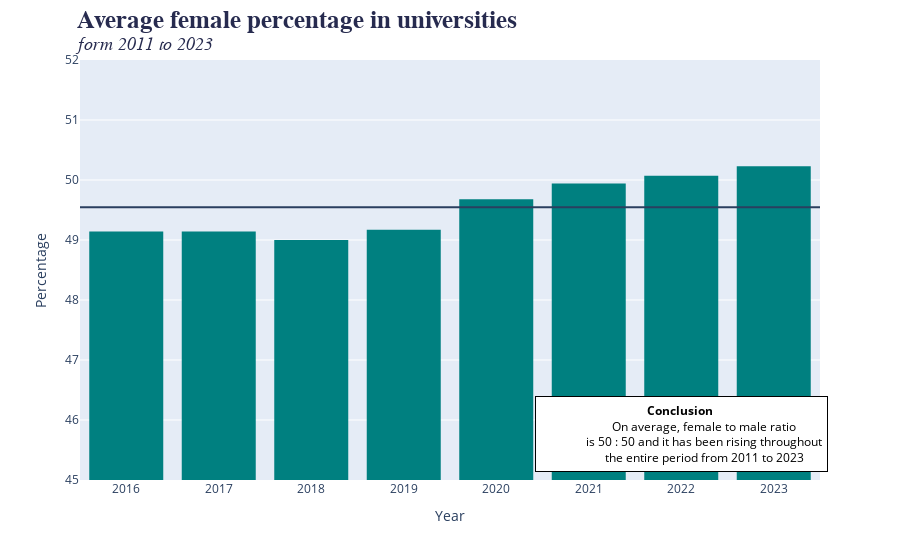

Notebook source saved alongside this figure:
### Code cell
plot = px.bar(df_perc, x='year', y='perc_mean', color_discrete_sequence=px.colors.diverging.Geyser,
             labels={
                 'year' : 'Year',
                 'perc_mean' : 'Percentage'},
             )
plot = go.Figure(plot,layout_yaxis_range = [45,52])
plot.update_coloraxes(showscale=False)
plot.update_layout(
    title=dict(
        text='<b>Average female percentage in universities</b>\
              <br><i><sup>form 2011 to 2023</sup></i>',
        x=0.085,
        y=0.95,
        font=dict(
            family='Helvetica',
            size=25,
            color='#272b4f'
        )))

plot.add_hline(y=df_perc['perc_mean'].mean())

# Create text string:
explanation = "<b>Conclusion</b> <br>\
               On average, female to male ratio<br>\
               is 50 : 50 and it has been rising throughout<br>\
               the entire period from 2011 to 2023"

# Add explanation for trends:
plot.add_annotation(x=.615,
                    y=0.02,
                    text=explanation,
                    textangle=0,
                    xanchor='left',
                    xref="paper",
                    yref="paper",
                    font_color='black',
                    bordercolor='black',
                    borderpad=5,
                    bgcolor='white',
                    showarrow=False
                    )
             

plot.update_traces(dict(marker_line_width=0))
plot.show(config=config)

### Figure 1 — Plotly figure (JSON) as saved in the notebook; plotly's stock layout.template omitted (floating-point values rounded to 4 significant figures)
{"data": [{"alignmentgroup": "True", "hovertemplate": "Year=%{x}<br>Percentage=%{y}<extra></extra>", "legendgroup": "", "marker": {"color": "rgb(0, 128, 128)", "line": {"width": 0}, "pattern": {"shape": ""}}, "name": "", "offsetgroup": "", "orientation": "v", "showlegend": false, "textposition": "auto", "type": "bar", "x": [2016, 2017, 2018, 2019, 2020, 2021, 2022, 2023], "xaxis": "x", "y": [49.14, 49.14, 49, 49.17, 49.68, 49.94, 50.07, 50.23], "yaxis": "y"}], "layout": {"annotations": [{"bgcolor": "white", "bordercolor": "black", "borderpad": 5, "font": {"color": "black"}, "showarrow": false, "text": "<b>Conclusion</b> <br>               On average, female to male ratio<br>               is 50 : 50 and it has been rising throughout<br>               the entire period from 2011 to 2023", "textangle": 0, "x": 0.615, "xanchor": "left", "xref": "paper", "y": 0.02, "yref": "paper"}], "barmode": "relative", "coloraxis": {"showscale": false}, "legend": {"tracegroupgap": 0}, "margin": {"t": 60}, "shapes": [{"type": "line", "x0": 0, "x1": 1, "xref": "x domain", "y0": 49.55, "y1": 49.55, "yref": "y"}], "title": {"font": {"color": "#272b4f", "family": "Helvetica", "size": 25}, "text": "<b>Average female percentage in universities</b>              <br><i><sup>form 2011 to 2023</sup></i>", "x": 0.085, "y": 0.95}, "xaxis": {"anchor": "y", "domain": [0, 1], "title": {"text": "Year"}}, "yaxis": {"anchor": "x", "domain": [0, 1], "range": [45, 52], "title": {"text": "Percentage"}}}}
